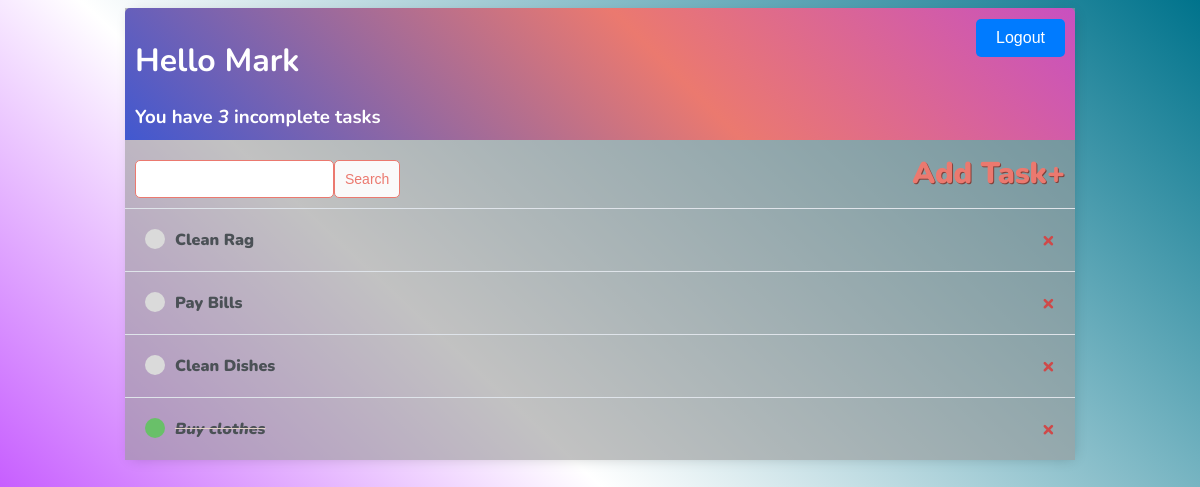
The page /tasks/mark/ (signed in) on the database as committed earlier.
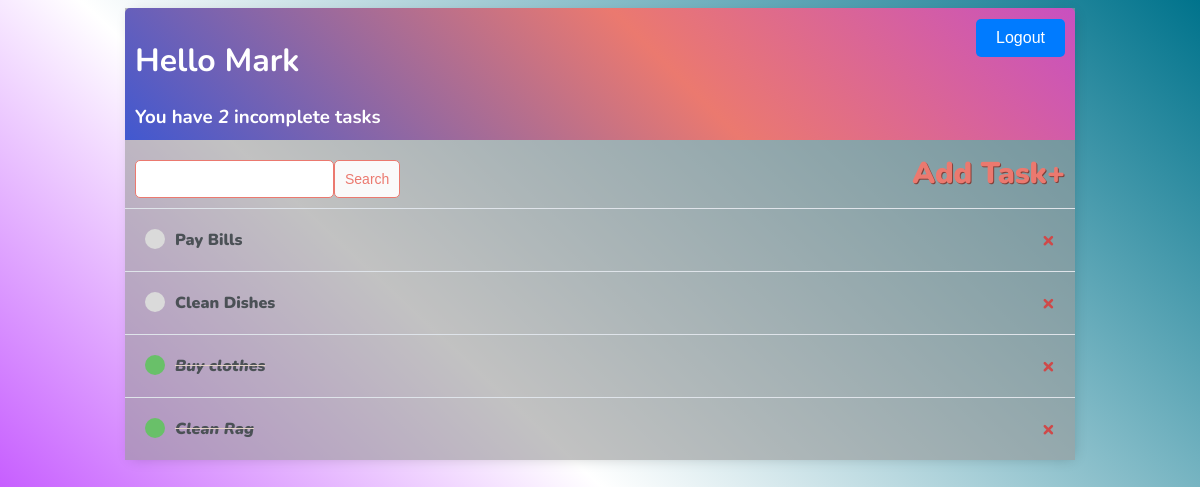
The same page on the database as committed later.
### base/models.py (models this page shows)
class Task(models.Model):
    user = models.ForeignKey(User, on_delete=models.CASCADE, null=True, blank=True)
    title = models.CharField(max_length=200, null=True, blank=True)
    description = models.TextField(null=True, blank=True)
    complete = models.BooleanField(default=False)
    create = models.DateTimeField(auto_now_add=True)
    def __str__(self):
        return self.title
    class Meta:
        ordering = ['complete']

### base/views.py (the view)
# urls.py: path('tasks/<str:username>/', TaskList.as_view(), name='user-tasks'),
class TaskList(LoginRequiredMixin, ListView):
    model = Task
    context_object_name = 'tasks'
    def get_context_data(self, **kwargs):
        context = super().get_context_data(**kwargs)
        username = self.kwargs['username']
        context['tasks'] = context['tasks'].filter(user=self.request.user)
        context['count'] = context['tasks'].filter(complete=False).count()
        search_input = self.request.GET.get('search-area') or ''
        if search_input:
            context['tasks'] = context['tasks'].filter(
                title__icontains=search_input)
        context['search_input'] = search_input
        return context

### base/Templates/base/task_list.html (shortened to what this page needs)
{% extends 'base/main.html' %}
{% block content%}
<div class="header-bar">
    <div>
        <h1>Hello {{ request.user|title}}</h1>
        <h3 style="margin:0">You have <i>{{ count }}</i> incomplete task{{count|pluralize:"s"}}</h3>
    </div>
    {% if request.user.is_authenticated %}
<form method="post" action="{% url 'logout' %}">
    <input
            style="margin-top: 1px; padding: 10px 20px; font-size: 16px; color: #fff; background-color: #007bff; border: none; border-radius: 5px; cursor: pointer;"
            type="submit"
            value="Logout"
            onmouseover="this.style.backgroundColor='#0056b3'"
            onmouseout="this.style.backgroundColor='#007bff'"
            onmousedown="this.style.backgroundColor='#004085'; this.style.transform='scale(0.98)'"
            onmouseup="this.style.backgroundColor='#0056b3'; this.style.transform='scale(1)'"
        >
</form>
{% else %}
<a href="{% url 'login' %}">Login</a>
{% endif %}
</div>
<div id="search-add-wrapper">
    <form method="GET" style="margin-top: 10px;display: flex;">
        <input type='text' name='search-area' value="{{search_input}}">
        <input class="button" type="submit" value='Search'>
    </form>
    <a id="add-link" href="{% url 'task-create' %}">Add Task&#x2b;</a>
</div>
<div class="task-items-wrapper">
    {% for task in tasks %}
    <div class="task-wrapper">
        {% if task.complete %}
        <div class="task-title">
            <div class="task-complete-icon"></div>
            <i><s><a href="{% url 'task-update' task.id %}">{{task}}</a></s></i>
        </div>
        <a class="delete-link" href="{% url 'task-delete' task.id %}">&#215;</a>
        {% else %}
        <div class="task-title">
            <div class="task-incomplete-icon"></div>
            <a href="{% url 'task-update' task.id %}">{{task}}</a>
        </div>
        <a class="delete-link" href="{% url 'task-delete' task.id %}">&#215;</a>
        {% endif %}
    </div>
    {% empty %}
        <h3>No items in list </h3>
    {% endfor %}
</div>
{% endblock content%}

### base/Templates/base/main.html (shortened to what this page needs)
<!DOCTYPE html>
    <head>
    </head>
    <body>
        <div class="container">
            {% block content %}
            {% endblock content%}
        </div>
    </body>
</html>

### base/Templates/base/main.html (style rules this page uses)
body { height: 100vh; align-items: center; justify-content: center; background-color: #4158D0; background-image: linear-gradient(43deg, #a600ff 0%, #ffffff 46%, #00738c 100%); font-family: 'Nunito', sans-serif; padding-center: 500px; }
h1, h2, h3, h4, h5, h6, { font-family: 'Raleway', sans-serif; }
a, p { color: #4b5156 }
a { font-weight: 1000; }
.container { max-width: 950px; margin: auto; background-color: #9999; -webkit-box-shadow: 2px 2px 13px -4px rgba(0, 0, 0, 0.21); box-shadow: 2px 2px 13px -4px rgba(0, 0, 0, 0.21); }
.header-bar { display: flex; justify-content: space-between; color: #fff; padding: 10px; border-radius: 5px 5px 0 0; background: linear-gradient(-135deg, #c850c0, #EB796F 43%, #4158d0); }
.task-wrapper { display:flex; align-items: center; justify-content: space-between; padding: 20px; color: #e2d1c3; border-top: 1px solid #dfe4ea; overflow: hidden; }
.task-title { display: flex; }
.task-title a { text-decoration: none; color: #4b5156; margin-left: 10px; }
.task-complete-icon { height: 20px; width: 20px; background-color: rgb(105, 192, 105); border-radius: 50%; }
.task-incomplete-icon { height: 20px; width: 20px; background-color: rgb(218, 218, 218); border-radius: 50%; }
.delete-link { text-decoration: none; font-weight: 900; color: #cf4949; font-size: 22px; line-height: 0; }
#search-add-wrapper { display: flex; justify-content: space-between; align-items: center; padding: 10px; }
#add-link { color: #EB796F; text-decoration: none; font-size: 30px; text-shadow: 1px 1px #81413b; }
input[type=text], input[type=password], textarea { border: 1px solid #EB796F; border-radius: 5px; padding: 10px; width: 90%; }
.button { border: 1px solid #EB796F; background-color: #FAFAFA; color: #EB796F; padding:10px; font-size: 14px; border-radius:5px; cursor: pointer; text-decoration: none; }

Rows that differ between the two databases and show on the page:
changed Task "Clean Rag": complete False → True (drawn); moves down the list
Other text that changed with them:
{{ count }}: "3" → "2"
